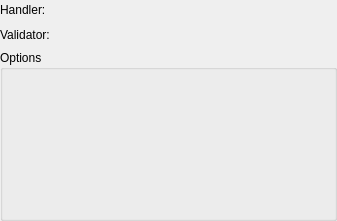
<?xml version="1.0" encoding="UTF-8"?>
<ui version="4.0">
 <class>ForeignDataWrapperWidget</class>
 <widget class="QWidget" name="ForeignDataWrapperWidget">
  <property name="geometry">
   <rect>
    <x>0</x>
    <y>0</y>
    <width>337</width>
    <height>221</height>
   </rect>
  </property>
  <property name="minimumSize">
   <size>
    <width>0</width>
    <height>0</height>
   </size>
  </property>
  <layout class="QGridLayout" name="fdw_grid">
   <property name="leftMargin">
    <number>0</number>
   </property>
   <property name="topMargin">
    <number>0</number>
   </property>
   <property name="rightMargin">
    <number>0</number>
   </property>
   <property name="bottomMargin">
    <number>0</number>
   </property>
   <property name="spacing">
    <number>5</number>
   </property>
   <item row="1" column="0">
    <widget class="QLabel" name="func_validator_lbl">
     <property name="sizePolicy">
      <sizepolicy hsizetype="Fixed" vsizetype="Preferred">
       <horstretch>0</horstretch>
       <verstretch>0</verstretch>
      </sizepolicy>
     </property>
     <property name="minimumSize">
      <size>
       <width>0</width>
       <height>0</height>
      </size>
     </property>
     <property name="text">
      <string>Validator:</string>
     </property>
    </widget>
   </item>
   <item row="0" column="0">
    <widget class="QLabel" name="func_handler_lbl">
     <property name="sizePolicy">
      <sizepolicy hsizetype="Fixed" vsizetype="Preferred">
       <horstretch>0</horstretch>
       <verstretch>0</verstretch>
      </sizepolicy>
     </property>
     <property name="minimumSize">
      <size>
       <width>0</width>
       <height>0</height>
      </size>
     </property>
     <property name="text">
      <string>Handler:</string>
     </property>
    </widget>
   </item>
   <item row="2" column="0" colspan="3">
    <widget class="QGroupBox" name="options_gb">
     <property name="title">
      <string>Options</string>
     </property>
    </widget>
   </item>
   <item row="1" column="1" colspan="2">
    <widget class="QWidget" name="func_validator_wgt" native="true">
     <property name="sizePolicy">
      <sizepolicy hsizetype="Preferred" vsizetype="Fixed">
       <horstretch>0</horstretch>
       <verstretch>0</verstretch>
      </sizepolicy>
     </property>
     <property name="minimumSize">
      <size>
       <width>0</width>
       <height>20</height>
      </size>
     </property>
    </widget>
   </item>
   <item row="0" column="1" colspan="2">
    <widget class="QWidget" name="func_handler_wgt" native="true">
     <property name="sizePolicy">
      <sizepolicy hsizetype="Preferred" vsizetype="Fixed">
       <horstretch>0</horstretch>
       <verstretch>0</verstretch>
      </sizepolicy>
     </property>
     <property name="minimumSize">
      <size>
       <width>0</width>
       <height>20</height>
      </size>
     </property>
    </widget>
   </item>
  </layout>
 </widget>
 <resources/>
 <connections/>
</ui>
